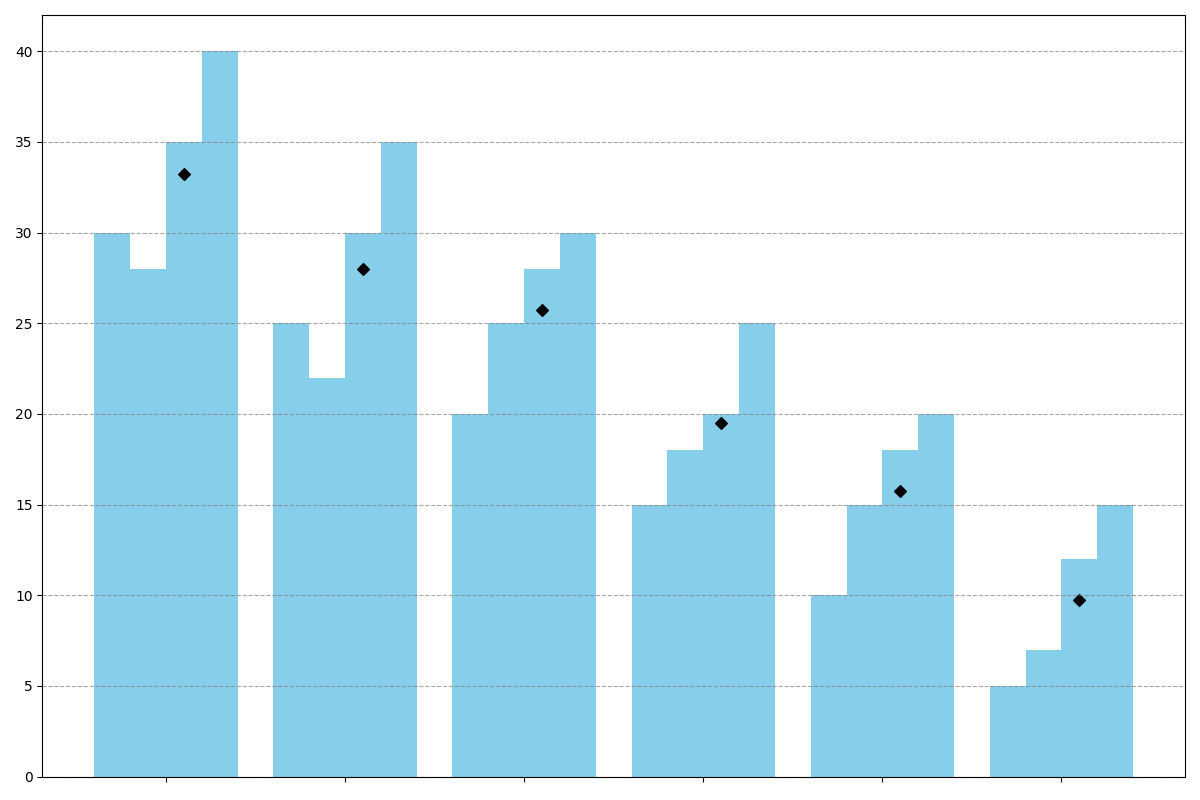

Generate this figure with Python:
import matplotlib.pyplot as plt
import numpy as np

marketing_strategies = ['SEO', 'Content Marketing', 'Social Media Ads', 'Email Marketing', 'Influencer Collaborations', 'Referral Programs']
quarter1 = [30, 25, 20, 15, 10, 5]
quarter2 = [28, 22, 25, 18, 15, 7]
quarter3 = [35, 30, 28, 20, 18, 12]
quarter4 = [40, 35, 30, 25, 20, 15]

quarters = np.array([quarter1, quarter2, quarter3, quarter4])
quarters_means = np.mean(quarters, axis=0)

fig, ax = plt.subplots(figsize=(12, 8))

bar_width = 0.2
x_indices = np.arange(len(marketing_strategies))

# Apply a single color consistently across all data groups
single_color = 'skyblue'

for i, quarter_data in enumerate(quarters):
    ax.bar(x_indices + i * bar_width, quarter_data, width=bar_width, color=single_color)

ax.scatter(x_indices + (bar_width * 2), quarters_means, color='black', marker='D')

ax.set_xticks(x_indices + bar_width * 1.5)
ax.set_xticklabels([])  # No text labels

ax.yaxis.grid(True, linestyle='--', alpha=0.7, color='gray')

plt.xticks(rotation=45, ha='right')

plt.tight_layout()

plt.show()
